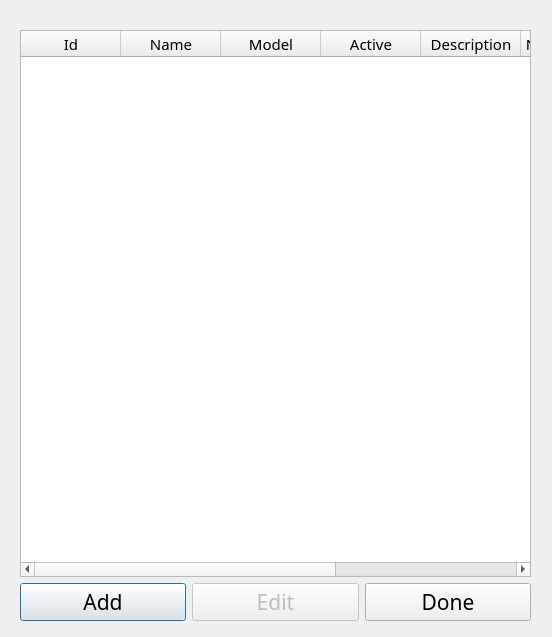
<?xml version="1.0" encoding="UTF-8"?>
<ui version="4.0">
 <class>DevicesDlg</class>
 <widget class="QDialog" name="DevicesDlg">
  <property name="geometry">
   <rect>
    <x>0</x>
    <y>0</y>
    <width>552</width>
    <height>637</height>
   </rect>
  </property>
  <property name="windowTitle">
   <string>Dialog</string>
  </property>
  <widget class="QWidget" name="verticalLayoutWidget">
   <property name="geometry">
    <rect>
     <x>20</x>
     <y>30</y>
     <width>511</width>
     <height>591</height>
    </rect>
   </property>
   <layout class="QVBoxLayout" name="verticalLayout">
    <item>
     <widget class="QTableWidget" name="devicesTable">
      <property name="font">
       <font>
        <family>Arial Black</family>
        <pointsize>11</pointsize>
       </font>
      </property>
      <property name="editTriggers">
       <set>QAbstractItemView::NoEditTriggers</set>
      </property>
      <property name="selectionBehavior">
       <enum>QAbstractItemView::SelectRows</enum>
      </property>
      <column>
       <property name="text">
        <string>Id</string>
       </property>
      </column>
      <column>
       <property name="text">
        <string>Name</string>
       </property>
      </column>
      <column>
       <property name="text">
        <string>Model</string>
       </property>
      </column>
      <column>
       <property name="text">
        <string>Active</string>
       </property>
      </column>
      <column>
       <property name="text">
        <string>Description</string>
       </property>
      </column>
      <column>
       <property name="text">
        <string>New Column</string>
       </property>
      </column>
      <column>
       <property name="text">
        <string>New Column</string>
       </property>
      </column>
      <column>
       <property name="text">
        <string>Interface</string>
       </property>
      </column>
     </widget>
    </item>
    <item>
     <layout class="QHBoxLayout" name="horizontalLayout">
      <item>
       <widget class="QPushButton" name="addBtn">
        <property name="font">
         <font>
          <family>Arial Black</family>
          <pointsize>16</pointsize>
         </font>
        </property>
        <property name="text">
         <string>Add</string>
        </property>
       </widget>
      </item>
      <item>
       <widget class="QPushButton" name="editBtn">
        <property name="enabled">
         <bool>false</bool>
        </property>
        <property name="font">
         <font>
          <family>Arial Black</family>
          <pointsize>16</pointsize>
         </font>
        </property>
        <property name="text">
         <string>Edit</string>
        </property>
       </widget>
      </item>
      <item>
       <widget class="QPushButton" name="doneBtn">
        <property name="font">
         <font>
          <family>Arial Black</family>
          <pointsize>16</pointsize>
         </font>
        </property>
        <property name="text">
         <string>Done</string>
        </property>
       </widget>
      </item>
     </layout>
    </item>
   </layout>
  </widget>
 </widget>
 <resources/>
 <connections/>
</ui>
